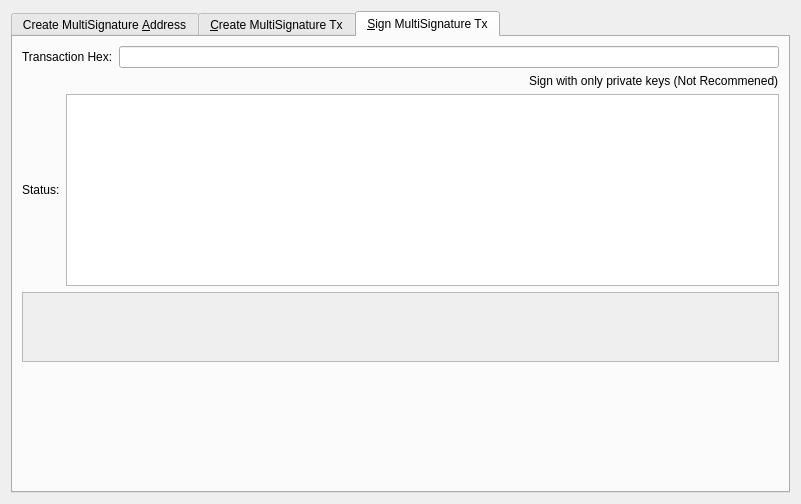
<?xml version="1.0" encoding="UTF-8"?>
<ui version="4.0">
 <class>MultisigDialog</class>
 <widget class="QDialog" name="MultisigDialog">
  <property name="geometry">
   <rect>
    <x>0</x>
    <y>0</y>
    <width>801</width>
    <height>504</height>
   </rect>
  </property>
  <property name="sizePolicy">
   <sizepolicy hsizetype="Fixed" vsizetype="Fixed">
    <horstretch>0</horstretch>
    <verstretch>0</verstretch>
   </sizepolicy>
  </property>
  <property name="windowTitle">
   <string>Multisignature Address Interactions</string>
  </property>
  <layout class="QVBoxLayout" name="verticalLayout_8">
   <item>
    <widget class="QTabWidget" name="multisigTabWidget">
     <property name="styleSheet">
      <string notr="true">QScrollArea{border: 1px solid #5b4c7c;}
QFrame{background-color:#f2f0f0;}
QLabel{background-color:#ffffff;}
QFrame &gt; QLabel{background-color:#f2f0f0;}</string>
     </property>
     <property name="currentIndex">
      <number>2</number>
     </property>
     <widget class="QWidget" name="addMultisigTab">
      <property name="sizePolicy">
       <sizepolicy hsizetype="Minimum" vsizetype="Minimum">
        <horstretch>0</horstretch>
        <verstretch>0</verstretch>
       </sizepolicy>
      </property>
      <attribute name="title">
       <string>Create MultiSignature &amp;Address</string>
      </attribute>
      <layout class="QVBoxLayout" name="verticalLayout">
       <item>
        <layout class="QHBoxLayout" name="enterMLayout">
         <item>
          <widget class="QSpinBox" name="enterMSpinbox">
           <property name="sizePolicy">
            <sizepolicy hsizetype="Fixed" vsizetype="Fixed">
             <horstretch>0</horstretch>
             <verstretch>0</verstretch>
            </sizepolicy>
           </property>
           <property name="toolTip">
            <string>How many people must sign to verify a transaction</string>
           </property>
           <property name="minimum">
            <number>1</number>
           </property>
           <property name="maximum">
            <number>16</number>
           </property>
           <property name="value">
            <number>1</number>
           </property>
          </widget>
         </item>
         <item>
          <widget class="QLabel" name="enterMLabel">
           <property name="text">
            <string>Enter the minimum number of signatures required to sign transactions</string>
           </property>
          </widget>
         </item>
        </layout>
       </item>
       <item>
        <layout class="QHBoxLayout" name="addressLabelLayout">
         <item>
          <widget class="QLabel" name="addressLableLabel">
           <property name="text">
            <string>Address Label:</string>
           </property>
          </widget>
         </item>
         <item>
          <widget class="QLineEdit" name="multisigAddressLabel"/>
         </item>
        </layout>
       </item>
       <item>
        <layout class="QHBoxLayout" name="addAddressLayout">
         <item>
          <widget class="QtMaterialFlatButton" name="addAddressButton" native="true">
           <property name="toolTip">
            <string>Add another address that could sign to verify a transaction from the multisig address.</string>
           </property>
           <property name="text" stdset="0">
            <string>Add Address / Key</string>
           </property>
           <property name="icon" stdset="0">
            <iconset resource="../vulcano.qrc">
             <normaloff>:/icons/add</normaloff>:/icons/add</iconset>
           </property>
           <property name="autoDefault" stdset="0">
            <bool>false</bool>
           </property>
          </widget>
         </item>
         <item>
          <widget class="QLabel" name="addAddressLabel">
           <property name="sizePolicy">
            <sizepolicy hsizetype="Preferred" vsizetype="Fixed">
             <horstretch>0</horstretch>
             <verstretch>0</verstretch>
            </sizepolicy>
           </property>
           <property name="text">
            <string>Local addresses or public keys that can sign:</string>
           </property>
          </widget>
         </item>
         <item>
          <spacer name="addAddressSpacer_2">
           <property name="orientation">
            <enum>Qt::Horizontal</enum>
           </property>
           <property name="sizeHint" stdset="0">
            <size>
             <width>40</width>
             <height>10</height>
            </size>
           </property>
          </spacer>
         </item>
        </layout>
       </item>
       <item>
        <widget class="QScrollArea" name="addAddressScrollArea">
         <property name="sizePolicy">
          <sizepolicy hsizetype="Preferred" vsizetype="Expanding">
           <horstretch>0</horstretch>
           <verstretch>0</verstretch>
          </sizepolicy>
         </property>
         <property name="widgetResizable">
          <bool>true</bool>
         </property>
         <widget class="QWidget" name="addAddressWidget">
          <property name="geometry">
           <rect>
            <x>0</x>
            <y>0</y>
            <width>757</width>
            <height>209</height>
           </rect>
          </property>
          <layout class="QVBoxLayout" name="verticalLayout_5">
           <item>
            <layout class="QVBoxLayout" name="addressList"/>
           </item>
           <item>
            <spacer name="verticalSpacer">
             <property name="orientation">
              <enum>Qt::Vertical</enum>
             </property>
             <property name="sizeHint" stdset="0">
              <size>
               <width>20</width>
               <height>40</height>
              </size>
             </property>
            </spacer>
           </item>
          </layout>
         </widget>
        </widget>
       </item>
       <item>
        <layout class="QHBoxLayout" name="addMultisigLayout">
         <item>
          <widget class="QtMaterialFlatButton" name="addMultisigButton" native="true">
           <property name="sizePolicy">
            <sizepolicy hsizetype="Preferred" vsizetype="Fixed">
             <horstretch>0</horstretch>
             <verstretch>0</verstretch>
            </sizepolicy>
           </property>
           <property name="toolTip">
            <string>Create a new multisig address</string>
           </property>
           <property name="toolTipDuration">
            <number>-3</number>
           </property>
           <property name="text" stdset="0">
            <string>Create</string>
           </property>
           <property name="icon" stdset="0">
            <iconset resource="../vulcano.qrc">
             <normaloff>:/icons/filesave</normaloff>:/icons/filesave</iconset>
           </property>
           <property name="autoDefault" stdset="0">
            <bool>false</bool>
           </property>
          </widget>
         </item>
         <item>
          <widget class="QLabel" name="label">
           <property name="text">
            <string>Status:</string>
           </property>
          </widget>
         </item>
         <item>
          <widget class="QTextEdit" name="addMultisigStatus">
           <property name="sizePolicy">
            <sizepolicy hsizetype="Expanding" vsizetype="Fixed">
             <horstretch>0</horstretch>
             <verstretch>0</verstretch>
            </sizepolicy>
           </property>
           <property name="maximumSize">
            <size>
             <width>16777215</width>
             <height>75</height>
            </size>
           </property>
           <property name="readOnly">
            <bool>true</bool>
           </property>
           <property name="textInteractionFlags">
            <set>Qt::TextSelectableByKeyboard|Qt::TextSelectableByMouse</set>
           </property>
          </widget>
         </item>
        </layout>
       </item>
       <item>
        <widget class="QLabel" name="label_2">
         <property name="sizePolicy">
          <sizepolicy hsizetype="Preferred" vsizetype="Preferred">
           <horstretch>0</horstretch>
           <verstretch>0</verstretch>
          </sizepolicy>
         </property>
         <property name="text">
          <string>Use below to quickly import an address by its redeem. Don't forget to add a label before clicking import!
Keep in mind, the wallet will rescan the blockchain to find transactions containing the new address.
Please be patient after clicking import.</string>
         </property>
         <property name="scaledContents">
          <bool>false</bool>
         </property>
         <property name="wordWrap">
          <bool>true</bool>
         </property>
        </widget>
       </item>
       <item>
        <layout class="QHBoxLayout" name="importLayout">
         <item>
          <widget class="QtMaterialFlatButton" name="importAddressButton" native="true">
           <property name="sizePolicy">
            <sizepolicy hsizetype="Fixed" vsizetype="Fixed">
             <horstretch>0</horstretch>
             <verstretch>0</verstretch>
            </sizepolicy>
           </property>
           <property name="text" stdset="0">
            <string>Import Redeem</string>
           </property>
           <property name="icon" stdset="0">
            <iconset resource="../vulcano.qrc">
             <normaloff>:/icons/receiving_addresses</normaloff>:/icons/receiving_addresses</iconset>
           </property>
          </widget>
         </item>
         <item>
          <widget class="QLineEdit" name="importRedeem">
           <property name="sizePolicy">
            <sizepolicy hsizetype="Preferred" vsizetype="Fixed">
             <horstretch>0</horstretch>
             <verstretch>0</verstretch>
            </sizepolicy>
           </property>
          </widget>
         </item>
        </layout>
       </item>
      </layout>
     </widget>
     <widget class="QWidget" name="createTransactionTab">
      <attribute name="title">
       <string>&amp;Create MultiSignature Tx</string>
      </attribute>
      <layout class="QVBoxLayout" name="verticalLayout_3">
       <item>
        <layout class="QHBoxLayout" name="horizontalLayout_2">
         <item>
          <layout class="QVBoxLayout" name="createTxLayout">
           <item>
            <layout class="QHBoxLayout" name="addTxInputLayout">
             <item>
              <widget class="QLabel" name="addTxInputLabel">
               <property name="sizePolicy">
                <sizepolicy hsizetype="Fixed" vsizetype="Preferred">
                 <horstretch>0</horstretch>
                 <verstretch>0</verstretch>
                </sizepolicy>
               </property>
               <property name="text">
                <string>Inputs:</string>
               </property>
              </widget>
             </item>
             <item>
              <widget class="QtMaterialFlatButton" name="pushButtonCoinControl" native="true">
               <property name="sizePolicy">
                <sizepolicy hsizetype="Preferred" vsizetype="Fixed">
                 <horstretch>0</horstretch>
                 <verstretch>0</verstretch>
                </sizepolicy>
               </property>
               <property name="text" stdset="0">
                <string>Coin Control</string>
               </property>
              </widget>
             </item>
             <item>
              <layout class="QFormLayout" name="formLayout_2">
               <property name="rightMargin">
                <number>10</number>
               </property>
               <item row="0" column="0">
                <widget class="QLabel" name="labelQuantity">
                 <property name="text">
                  <string>Quantity Selected:</string>
                 </property>
                </widget>
               </item>
               <item row="0" column="1">
                <widget class="QLabel" name="labelQuantity_int">
                 <property name="text">
                  <string>0</string>
                 </property>
                </widget>
               </item>
               <item row="1" column="0">
                <widget class="QLabel" name="labelAmount">
                 <property name="text">
                  <string>Amount:</string>
                 </property>
                </widget>
               </item>
               <item row="1" column="1">
                <widget class="QLabel" name="labelAmount_int">
                 <property name="text">
                  <string>0</string>
                 </property>
                </widget>
               </item>
              </layout>
             </item>
             <item>
              <widget class="QtMaterialFlatButton" name="addInputButton" native="true">
               <property name="sizePolicy">
                <sizepolicy hsizetype="Preferred" vsizetype="Fixed">
                 <horstretch>0</horstretch>
                 <verstretch>0</verstretch>
                </sizepolicy>
               </property>
               <property name="toolTip">
                <string>Add an input to fund the outputs</string>
               </property>
               <property name="text" stdset="0">
                <string>Add a Raw Input</string>
               </property>
               <property name="icon" stdset="0">
                <iconset resource="../vulcano.qrc">
                 <normaloff>:/css/default</normaloff>:/css/default</iconset>
               </property>
              </widget>
             </item>
            </layout>
           </item>
           <item>
            <widget class="QScrollArea" name="txInputsScrollArea">
             <property name="sizePolicy">
              <sizepolicy hsizetype="Preferred" vsizetype="Expanding">
               <horstretch>0</horstretch>
               <verstretch>0</verstretch>
              </sizepolicy>
             </property>
             <property name="widgetResizable">
              <bool>true</bool>
             </property>
             <widget class="QWidget" name="txInputsWidget">
              <property name="geometry">
               <rect>
                <x>0</x>
                <y>0</y>
                <width>98</width>
                <height>28</height>
               </rect>
              </property>
              <layout class="QVBoxLayout" name="verticalLayout_7">
               <item>
                <layout class="QVBoxLayout" name="inputsList"/>
               </item>
               <item>
                <spacer name="txInputsSpacer">
                 <property name="orientation">
                  <enum>Qt::Vertical</enum>
                 </property>
                 <property name="sizeHint" stdset="0">
                  <size>
                   <width>20</width>
                   <height>40</height>
                  </size>
                 </property>
                </spacer>
               </item>
              </layout>
             </widget>
            </widget>
           </item>
           <item>
            <layout class="QHBoxLayout" name="addDestinationLayout">
             <item>
              <widget class="QLabel" name="addDestinationLabel">
               <property name="text">
                <string>Address / Amount:</string>
               </property>
              </widget>
             </item>
             <item>
              <widget class="QtMaterialFlatButton" name="addDestinationButton" native="true">
               <property name="sizePolicy">
                <sizepolicy hsizetype="Fixed" vsizetype="Fixed">
                 <horstretch>0</horstretch>
                 <verstretch>0</verstretch>
                </sizepolicy>
               </property>
               <property name="toolTip">
                <string>Add destinations to send VULC to</string>
               </property>
               <property name="text" stdset="0">
                <string>Add Destination</string>
               </property>
               <property name="icon" stdset="0">
                <iconset resource="../vulcano.qrc">
                 <normaloff>:/icons/add</normaloff>:/icons/add</iconset>
               </property>
              </widget>
             </item>
             <item>
              <spacer name="addDestinationHorizontalSpacer">
               <property name="orientation">
                <enum>Qt::Horizontal</enum>
               </property>
               <property name="sizeHint" stdset="0">
                <size>
                 <width>40</width>
                 <height>20</height>
                </size>
               </property>
              </spacer>
             </item>
            </layout>
           </item>
           <item>
            <widget class="QScrollArea" name="destionationsScrollArea">
             <property name="sizePolicy">
              <sizepolicy hsizetype="Expanding" vsizetype="Expanding">
               <horstretch>0</horstretch>
               <verstretch>0</verstretch>
              </sizepolicy>
             </property>
             <property name="widgetResizable">
              <bool>true</bool>
             </property>
             <widget class="QWidget" name="destinationsScrollAreaContents">
              <property name="geometry">
               <rect>
                <x>0</x>
                <y>0</y>
                <width>98</width>
                <height>28</height>
               </rect>
              </property>
              <layout class="QVBoxLayout" name="verticalLayout_11">
               <item>
                <layout class="QVBoxLayout" name="destinationsList"/>
               </item>
               <item>
                <spacer name="destinationsSpacer">
                 <property name="orientation">
                  <enum>Qt::Vertical</enum>
                 </property>
                 <property name="sizeHint" stdset="0">
                  <size>
                   <width>20</width>
                   <height>20</height>
                  </size>
                 </property>
                </spacer>
               </item>
              </layout>
             </widget>
            </widget>
           </item>
           <item>
            <layout class="QHBoxLayout" name="horizontalLayout_4">
             <item>
              <widget class="QtMaterialFlatButton" name="createButton" native="true">
               <property name="sizePolicy">
                <sizepolicy hsizetype="Fixed" vsizetype="Fixed">
                 <horstretch>0</horstretch>
                 <verstretch>0</verstretch>
                </sizepolicy>
               </property>
               <property name="minimumSize">
                <size>
                 <width>150</width>
                 <height>0</height>
                </size>
               </property>
               <property name="toolTip">
                <string>Create a transaction object using the given inputs to the given outputs</string>
               </property>
               <property name="text" stdset="0">
                <string>Create</string>
               </property>
               <property name="icon" stdset="0">
                <iconset resource="../vulcano.qrc">
                 <normaloff>:/icons/export</normaloff>:/icons/export</iconset>
               </property>
               <property name="autoDefault" stdset="0">
                <bool>false</bool>
               </property>
               <property name="default" stdset="0">
                <bool>true</bool>
               </property>
              </widget>
             </item>
             <item>
              <widget class="QLabel" name="createButtonLabel">
               <property name="sizePolicy">
                <sizepolicy hsizetype="Fixed" vsizetype="Preferred">
                 <horstretch>0</horstretch>
                 <verstretch>0</verstretch>
                </sizepolicy>
               </property>
               <property name="text">
                <string>Status:</string>
               </property>
               <property name="alignment">
                <set>Qt::AlignRight|Qt::AlignTrailing|Qt::AlignVCenter</set>
               </property>
              </widget>
             </item>
             <item>
              <widget class="QTextEdit" name="createButtonStatus">
               <property name="sizePolicy">
                <sizepolicy hsizetype="Expanding" vsizetype="Minimum">
                 <horstretch>0</horstretch>
                 <verstretch>0</verstretch>
                </sizepolicy>
               </property>
               <property name="maximumSize">
                <size>
                 <width>16777215</width>
                 <height>16777215</height>
                </size>
               </property>
               <property name="readOnly">
                <bool>true</bool>
               </property>
               <property name="html">
                <string>&lt;!DOCTYPE HTML PUBLIC &quot;-//W3C//DTD HTML 4.0//EN&quot; &quot;http://www.w3.org/TR/REC-html40/strict.dtd&quot;&gt;
&lt;html&gt;&lt;head&gt;&lt;meta name=&quot;qrichtext&quot; content=&quot;1&quot; /&gt;&lt;style type=&quot;text/css&quot;&gt;
p, li { white-space: pre-wrap; }
&lt;/style&gt;&lt;/head&gt;&lt;body style=&quot; font-family:'MS Shell Dlg 2'; font-size:8.25pt; font-weight:400; font-style:normal;&quot;&gt;
&lt;p style=&quot;-qt-paragraph-type:empty; margin-top:0px; margin-bottom:0px; margin-left:0px; margin-right:0px; -qt-block-indent:0; text-indent:0px; font-family:'Noto Sans'; font-size:9pt;&quot;&gt;&lt;br /&gt;&lt;/p&gt;&lt;/body&gt;&lt;/html&gt;</string>
               </property>
              </widget>
             </item>
            </layout>
           </item>
          </layout>
         </item>
         <item>
          <layout class="QHBoxLayout" name="horizontalLayout_3"/>
         </item>
        </layout>
       </item>
      </layout>
     </widget>
     <widget class="QWidget" name="signMultisigTransaction">
      <property name="styleSheet">
       <string notr="true">txScrollArea:{
	border: 1px solid #5b4c7c;
}
keyScrollArea:{
	border: 1px solid #5b4c7c;
}
txScrollArea:{
	border: 1px solid #5b4c7c;
}</string>
      </property>
      <attribute name="title">
       <string>&amp;Sign MultiSignature Tx</string>
      </attribute>
      <layout class="QVBoxLayout" name="verticalLayout_4">
       <item>
        <layout class="QHBoxLayout" name="transactionHexLayout">
         <item>
          <widget class="QLabel" name="transactionHexLabel">
           <property name="text">
            <string>Transaction Hex:</string>
           </property>
          </widget>
         </item>
         <item>
          <widget class="QLineEdit" name="transactionHex">
           <property name="toolTip">
            <string/>
           </property>
          </widget>
         </item>
        </layout>
       </item>
       <item>
        <layout class="QHBoxLayout" name="horizontalLayout">
         <item>
          <layout class="QVBoxLayout" name="verticalLayout_2">
           <item>
            <layout class="QHBoxLayout" name="horizontalLayout_7">
             <item>
              <widget class="QtMaterialFlatButton" name="signButton" native="true">
               <property name="sizePolicy">
                <sizepolicy hsizetype="Preferred" vsizetype="Fixed">
                 <horstretch>0</horstretch>
                 <verstretch>0</verstretch>
                </sizepolicy>
               </property>
               <property name="minimumSize">
                <size>
                 <width>150</width>
                 <height>0</height>
                </size>
               </property>
               <property name="toolTip">
                <string>Sign the transaction from this wallet or from provided private keys</string>
               </property>
               <property name="text" stdset="0">
                <string>Sign</string>
               </property>
               <property name="icon" stdset="0">
                <iconset resource="../vulcano.qrc">
                 <normaloff>:/icons/edit</normaloff>:/icons/edit</iconset>
               </property>
               <property name="autoDefault" stdset="0">
                <bool>false</bool>
               </property>
               <property name="default" stdset="0">
                <bool>true</bool>
               </property>
              </widget>
             </item>
             <item>
              <widget class="QtMaterialFlatButton" name="commitButton" native="true">
               <property name="enabled">
                <bool>false</bool>
               </property>
               <property name="sizePolicy">
                <sizepolicy hsizetype="Preferred" vsizetype="Fixed">
                 <horstretch>0</horstretch>
                 <verstretch>0</verstretch>
                </sizepolicy>
               </property>
               <property name="toolTip">
                <string>&lt;html&gt;&lt;head/&gt;&lt;body&gt;&lt;p&gt;DISABLED until transaction has been signed enough times.&lt;/p&gt;&lt;/body&gt;&lt;/html&gt;</string>
               </property>
               <property name="autoFillBackground">
                <bool>false</bool>
               </property>
               <property name="text" stdset="0">
                <string>Commit</string>
               </property>
               <property name="icon" stdset="0">
                <iconset resource="../vulcano.qrc">
                 <normaloff>:/icons/send</normaloff>:/icons/send</iconset>
               </property>
               <property name="autoDefault" stdset="0">
                <bool>true</bool>
               </property>
              </widget>
             </item>
             <item>
              <layout class="QHBoxLayout" name="addPrivKeyLayout">
               <item>
                <widget class="QtMaterialFlatButton" name="addPrivKeyButton" native="true">
                 <property name="sizePolicy">
                  <sizepolicy hsizetype="Fixed" vsizetype="Fixed">
                   <horstretch>0</horstretch>
                   <verstretch>0</verstretch>
                  </sizepolicy>
                 </property>
                 <property name="toolTip">
                  <string>Add private keys to sign the transaction with</string>
                 </property>
                 <property name="text" stdset="0">
                  <string>Add Private Key</string>
                 </property>
                 <property name="icon" stdset="0">
                  <iconset resource="../vulcano.qrc">
                   <normaloff>:/icons/add</normaloff>:/icons/add</iconset>
                 </property>
                </widget>
               </item>
               <item>
                <widget class="QLabel" name="addPrivKeyLabel">
                 <property name="text">
                  <string>Sign with only private keys (Not Recommened)</string>
                 </property>
                </widget>
               </item>
              </layout>
             </item>
            </layout>
           </item>
           <item>
            <layout class="QHBoxLayout" name="horizontalLayout_5">
             <item>
              <widget class="QLabel" name="signButtonStatusLabel">
               <property name="text">
                <string>Status:</string>
               </property>
              </widget>
             </item>
             <item>
              <widget class="QTextEdit" name="signButtonStatus">
               <property name="sizePolicy">
                <sizepolicy hsizetype="Expanding" vsizetype="Preferred">
                 <horstretch>0</horstretch>
                 <verstretch>0</verstretch>
                </sizepolicy>
               </property>
               <property name="maximumSize">
                <size>
                 <width>16777215</width>
                 <height>16777215</height>
                </size>
               </property>
               <property name="verticalScrollBarPolicy">
                <enum>Qt::ScrollBarAsNeeded</enum>
               </property>
               <property name="readOnly">
                <bool>true</bool>
               </property>
               <property name="textInteractionFlags">
                <set>Qt::TextSelectableByKeyboard|Qt::TextSelectableByMouse</set>
               </property>
              </widget>
             </item>
            </layout>
           </item>
           <item>
            <widget class="QScrollArea" name="keyScrollArea">
             <property name="sizePolicy">
              <sizepolicy hsizetype="Expanding" vsizetype="Expanding">
               <horstretch>0</horstretch>
               <verstretch>0</verstretch>
              </sizepolicy>
             </property>
             <property name="widgetResizable">
              <bool>true</bool>
             </property>
             <widget class="QWidget" name="keyScrollAreaContents">
              <property name="geometry">
               <rect>
                <x>0</x>
                <y>0</y>
                <width>753</width>
                <height>69</height>
               </rect>
              </property>
              <layout class="QVBoxLayout" name="verticalLayout_9">
               <item>
                <layout class="QVBoxLayout" name="keyList"/>
               </item>
               <item>
                <spacer name="keySpacer">
                 <property name="orientation">
                  <enum>Qt::Vertical</enum>
                 </property>
                 <property name="sizeHint" stdset="0">
                  <size>
                   <width>20</width>
                   <height>40</height>
                  </size>
                 </property>
                </spacer>
               </item>
              </layout>
             </widget>
            </widget>
           </item>
          </layout>
         </item>
        </layout>
       </item>
       <item>
        <spacer name="verticalSpacer_2">
         <property name="orientation">
          <enum>Qt::Vertical</enum>
         </property>
         <property name="sizeHint" stdset="0">
          <size>
           <width>20</width>
           <height>40</height>
          </size>
         </property>
        </spacer>
       </item>
      </layout>
     </widget>
    </widget>
   </item>
  </layout>
 </widget>
 <customwidgets>
  <customwidget>
   <class>QtMaterialFlatButton</class>
   <extends>QWidget</extends>
   <header>qtmaterialflatbutton.h</header>
  </customwidget>
 </customwidgets>
 <resources>
  <include location="../vulcano.qrc"/>
 </resources>
 <connections/>
</ui>
